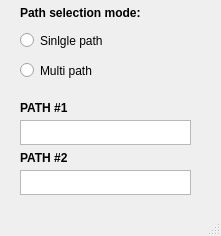
<?xml version="1.0" encoding="UTF-8"?>
<ui version="4.0">
 <class>MainWindow</class>
 <widget class="QMainWindow" name="MainWindow">
  <property name="geometry">
   <rect>
    <x>0</x>
    <y>0</y>
    <width>221</width>
    <height>236</height>
   </rect>
  </property>
  <property name="windowTitle">
   <string>MainWindow</string>
  </property>
  <widget class="QWidget" name="centralwidget">
   <widget class="QRadioButton" name="singlePathRadioBtn">
    <property name="geometry">
     <rect>
      <x>20</x>
      <y>30</y>
      <width>104</width>
      <height>21</height>
     </rect>
    </property>
    <property name="text">
     <string>Sinlgle path</string>
    </property>
   </widget>
   <widget class="QRadioButton" name="multiPathRadioBtn">
    <property name="geometry">
     <rect>
      <x>20</x>
      <y>60</y>
      <width>104</width>
      <height>21</height>
     </rect>
    </property>
    <property name="text">
     <string>Multi path</string>
    </property>
   </widget>
   <widget class="QLabel" name="pathModeLabel">
    <property name="geometry">
     <rect>
      <x>20</x>
      <y>5</y>
      <width>150</width>
      <height>16</height>
     </rect>
    </property>
    <property name="font">
     <font>
      <weight>75</weight>
      <bold>true</bold>
     </font>
    </property>
    <property name="text">
     <string>Path selection mode:</string>
    </property>
   </widget>
   <widget class="QLabel" name="label_2">
    <property name="geometry">
     <rect>
      <x>20</x>
      <y>100</y>
      <width>150</width>
      <height>16</height>
     </rect>
    </property>
    <property name="font">
     <font>
      <weight>75</weight>
      <bold>true</bold>
     </font>
    </property>
    <property name="text">
     <string>PATH #1</string>
    </property>
   </widget>
   <widget class="QTextEdit" name="path1TextEdit">
    <property name="geometry">
     <rect>
      <x>20</x>
      <y>120</y>
      <width>171</width>
      <height>25</height>
     </rect>
    </property>
    <property name="verticalScrollBarPolicy">
     <enum>Qt::ScrollBarAlwaysOff</enum>
    </property>
    <property name="horizontalScrollBarPolicy">
     <enum>Qt::ScrollBarAlwaysOff</enum>
    </property>
   </widget>
   <widget class="QTextEdit" name="path2TextEdit">
    <property name="geometry">
     <rect>
      <x>20</x>
      <y>170</y>
      <width>171</width>
      <height>25</height>
     </rect>
    </property>
    <property name="verticalScrollBarPolicy">
     <enum>Qt::ScrollBarAlwaysOff</enum>
    </property>
    <property name="horizontalScrollBarPolicy">
     <enum>Qt::ScrollBarAlwaysOff</enum>
    </property>
   </widget>
   <widget class="QLabel" name="label_3">
    <property name="geometry">
     <rect>
      <x>20</x>
      <y>150</y>
      <width>150</width>
      <height>16</height>
     </rect>
    </property>
    <property name="font">
     <font>
      <weight>75</weight>
      <bold>true</bold>
     </font>
    </property>
    <property name="text">
     <string>PATH #2</string>
    </property>
   </widget>
  </widget>
  <widget class="QMenuBar" name="menubar">
   <property name="geometry">
    <rect>
     <x>0</x>
     <y>0</y>
     <width>221</width>
     <height>22</height>
    </rect>
   </property>
  </widget>
  <widget class="QStatusBar" name="statusbar"/>
 </widget>
 <resources/>
 <connections/>
</ui>
